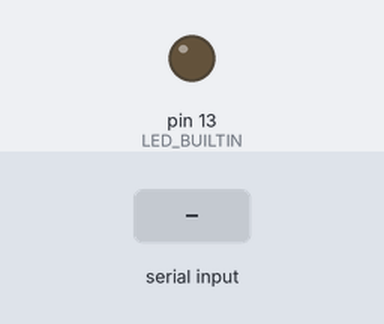
The sketch below on a simulated Arduino Uno, built with avr-gcc and run on an emulated ATmega328P. Shown: output pins drawn as LEDs (lit = HIGH). Inputs (shaded band) come from the test bench.

Above: at 1.2 s.
1.3 s: "Y\n" received over Serial
At 1.8 s:
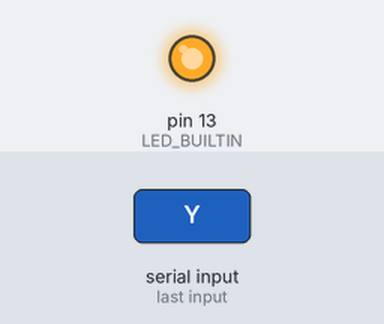
2.8 s: "N\n" received over Serial
At 4.1 s:
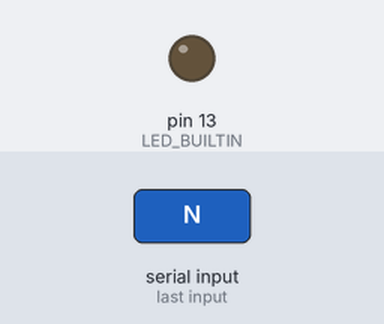
Timing chart, 0 to 5.8 s (numbered marks = the images above; inputs shaded):
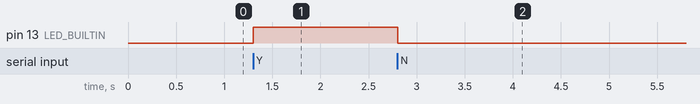

The sketch:

serialExample.ino
```cpp
void setup() {
  // initialize digital pin LED_BUILTIN as an output.
  pinMode(LED_BUILTIN, OUTPUT);
  Serial.begin(9600);
}

// the loop function runs over and over again forever
void loop() {
  if(Serial.available() > 0) {
    char buffer[16];
    int size = Serial.readBytesUntil('\n', buffer, 12);

    if(buffer[0] == 'Y') {
      digitalWrite(LED_BUILTIN, HIGH);   // turn the LED on (HIGH is the voltage level)
      delay(1000);                       // wait for a second
    }

    if(buffer[0] == 'N') {
      digitalWrite(LED_BUILTIN, LOW);    // turn the LED off by making the voltage LOW
      delay(1000);                       // wait for a second
    }


  }
}
```

Measured:
- after the input at 1.3 s, pin 13 (LED_BUILTIN): LOW → HIGH at once
- after the input at 2.8 s, pin 13 (LED_BUILTIN): HIGH → LOW at once
